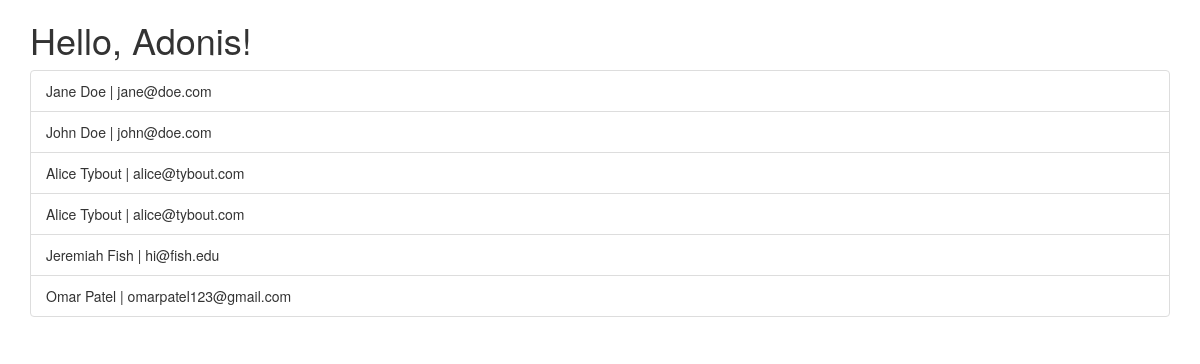
Before: /index/ with the older database file.
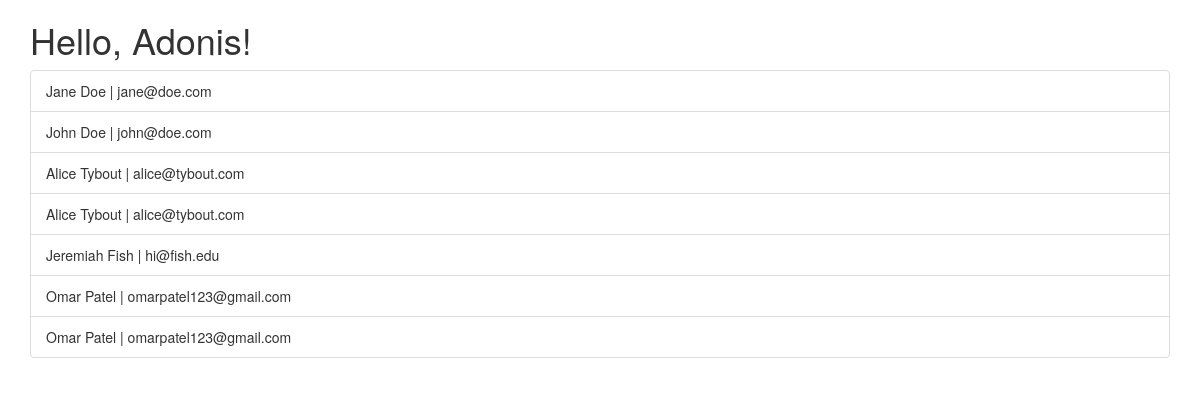
After: the same page with the newer database file.
### users/models.py (models this page shows, shortened)
class User(models.Model):
    created = models.DateTimeField(default=timezone.now())
    modified = models.DateTimeField(default=timezone.now())
    first_name = models.CharField(max_length=256, blank=False, null=False)
    last_name = models.CharField(max_length=256, blank=False, null=False)
    email = models.EmailField(max_length=256, blank=False, null=False)
    age = models.IntegerField(blank=True, null=True)
    def __str__(self):
        return "{0} {1} | {2}".format(self.first_name, self.last_name,
                self.email)

### users/views.py (the view)
# urls.py: url(r'^index/$', views.UserListView.as_view(), name='index'),
class UserListView(ListView):
    model = User
    template_name = 'users/index.html'
    def get_context_data(self, **kwargs):
        context = super(UserListView, self).get_context_data(**kwargs)
        context['name'] = 'Adonis'
        return context

### users/templates/users/index.html (shortened to what this page needs)
{% extends 'users/base.html' %}
{% block content %}
  {% if name %}
    <h1>Hello, {{ name }}!</h1>
  {% else %}
    <h1>Hello, Stranger!</h1>
  {% endif %}
  {% if user_list %}
    <ul class="list-group">
    {% for user in user_list %}
      <li class="list-group-item">{{ user }}</li>
    {% endfor %}
  </ul>
  {% else %}
    <p>No users yet.</p>
  {% endif%}
{% endblock %}

### users/templates/users/base.html (shortened to what this page needs)
<!DOCTYPE html>
<html>
  <head>
    <link rel="stylesheet" href="https://maxcdn.bootstrapcdn.com/bootstrap/3.3.7/css/bootstrap.min.css">
  </head>
  <body>
    <div class="container">
      {% block content %} {% endblock %}
    </div>
  </body>
</html>

Changed rows visible on the page:
added User: first_name+last_name+email "Omar Patel | omarpatel123@gmail.com"
